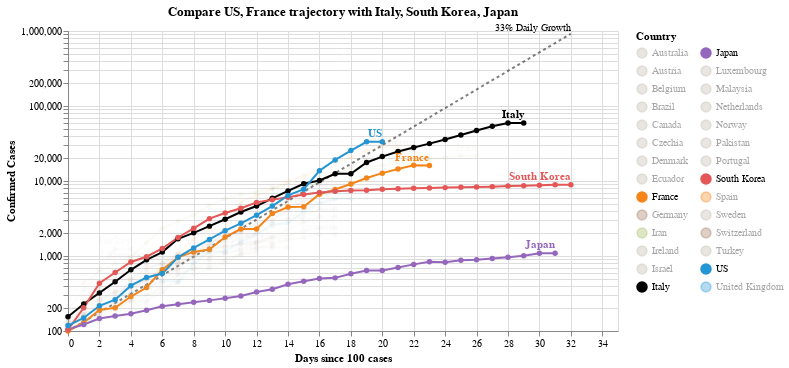

The code cell stored with this chart in its notebook:
### Markdown cell above
{{LAST_DATE}}

### Code cell
#hide_input
chart3 = make_since_chart(['US', 'France'])
chart3

### Figure 1 — Vega-Lite specification as saved in the notebook (floating-point values rounded to 4 significant figures; data arrays with more than 128 entries replaced by an {"elided": "..."} marker saying what was removed)
{"config": {"view": {"continuousWidth": 400, "continuousHeight": 300}}, "layer": [{"mark": {"type": "line", "color": "black", "opacity": 0.5, "strokeDash": [3, 3]}, "encoding": {"x": {"type": "quantitative", "field": "Days since 100 cases"}, "y": {"type": "quantitative", "field": "Confirmed Cases"}}}, {"mark": {"type": "text", "align": "right", "dy": -6, "fontSize": 10, "text": "33% Daily Growth"}, "encoding": {"x": {"type": "quantitative", "field": "Days since 100 cases"}, "y": {"type": "quantitative", "field": "Confirmed Cases"}}, "transform": [{"filter": "(datum['Days since 100 cases'] >= 32)"}]}, {"data": {"name": "data-47cc14455777ccdd1238d240453605d3"}, "mark": {"type": "line", "point": true}, "encoding": {"color": {"type": "nominal", "field": "Country", "legend": {"columns": 2}, "scale": {"domain": ["Australia", "Austria", "Belgium", "Brazil", "Canada", "Czechia", "Denmark", "Ecuador", "France", "Germany", "Iran", "Ireland", "Israel", "Italy", "Japan", "Luxembourg", "Malaysia", "Netherlands", "Norway", "Pakistan", "Portugal", "South Korea", "Spain", "Sweden", "Switzerland", "Turkey", "US", "United Kingdom"], "range": ["#C1B7AD", "#C1B7AD", "#C1B7AD", "#C1B7AD", "#C1B7AD", "#C1B7AD", "#C1B7AD", "#C1B7AD", "#F58518", "#9D755D", "#A1BA59", "#C1B7AD", "#C1B7AD", "black", "#9467bd", "#C1B7AD", "#C1B7AD", "#C1B7AD", "#C1B7AD", "#C1B7AD", "#C1B7AD", "#E45756", "#F58518", "#C1B7AD", "#9D755D", "#C1B7AD", "#2495D3", "#2495D3"]}}, "opacity": {"condition": {"value": 1, "selection": "selector003"}, "value": 0.05}, "tooltip": [{"type": "nominal", "field": "Country"}, {"type": "temporal", "field": "Date"}, {"type": "quantitative", "field": "Confirmed Cases"}, {"type": "quantitative", "field": "Days since 100 cases"}], "x": {"type": "quantitative", "field": "Days since 100 cases"}, "y": {"type": "quantitative", "field": "Confirmed Cases", "scale": {"type": "log"}}}, "selection": {"selector003": {"type": "multi", "fields": ["Country"], "bind": "legend", "init": [{"Country": "US"}, {"Country": "France"}, {"Country": "Italy"}, {"Country": "South Korea"}, {"Country": "Japan"}]}}, "width": 550}, {"data": {"name": "data-47cc14455777ccdd1238d240453605d3"}, "mark": {"type": "text", "align": "right", "dy": -8, "fontWeight": "bold"}, "encoding": {"color": {"type": "nominal", "field": "Country", "legend": {"columns": 2}, "scale": {"domain": ["Australia", "Austria", "Belgium", "Brazil", "Canada", "Czechia", "Denmark", "Ecuador", "France", "Germany", "Iran", "Ireland", "Israel", "Italy", "Japan", "Luxembourg", "Malaysia", "Netherlands", "Norway", "Pakistan", "Portugal", "South Korea", "Spain", "Sweden", "Switzerland", "Turkey", "US", "United Kingdom"], "range": ["#C1B7AD", "#C1B7AD", "#C1B7AD", "#C1B7AD", "#C1B7AD", "#C1B7AD", "#C1B7AD", "#C1B7AD", "#F58518", "#9D755D", "#A1BA59", "#C1B7AD", "#C1B7AD", "black", "#9467bd", "#C1B7AD", "#C1B7AD", "#C1B7AD", "#C1B7AD", "#C1B7AD", "#C1B7AD", "#E45756", "#F58518", "#C1B7AD", "#9D755D", "#C1B7AD", "#2495D3", "#2495D3"]}}, "opacity": {"condition": {"value": 1, "selection": "selector003"}, "value": 0.05}, "text": {"type": "nominal", "field": "Country"}, "tooltip": [{"type": "nominal", "field": "Country"}, {"type": "temporal", "field": "Date"}, {"type": "quantitative", "field": "Confirmed Cases"}, {"type": "quantitative", "field": "Days since 100 cases"}], "x": {"type": "quantitative", "field": "Days since 100 cases"}, "y": {"type": "quantitative", "field": "Confirmed Cases", "scale": {"type": "log"}}}, "transform": [{"filter": "(datum['Date'] >= 1584921600000)"}], "width": 550}], "data": {"name": "data-63b6235af8d9f3b4310b3dfc5ee2914a"}, "title": "Compare US, France trajectory with Italy, South Korea, Japan", "$schema": "https://vega.github.io/schema/vega-lite/v4.0.2.json", "datasets": {"data-63b6235af8d9f3b4310b3dfc5ee2914a": [{"Days since 100 cases": 0, "Confirmed Cases": 100.0}, {"Days since 100 cases": 1, "Confirmed Cases": 133.0}, {"Days since 100 cases": 2, "Confirmed Cases": 176.9}, {"Days since 100 cases": 3, "Confirmed Cases": 235.3}, {"Days since 100 cases": 4, "Confirmed Cases": 312.9}, {"Days since 100 cases": 5, "Confirmed Cases": 416.2}, {"Days since 100 cases": 6, "Confirmed Cases": 553.5}, {"Days since 100 cases": 7, "Confirmed Cases": 736.1}, {"Days since 100 cases": 8, "Confirmed Cases": 979.1}, {"Days since 100 cases": 9, "Confirmed Cases": 1302.0}, {"Days since 100 cases": 10, "Confirmed Cases": 1732.0}, {"Days since 100 cases": 11, "Confirmed Cases": 2303.0}, {"Days since 100 cases": 12, "Confirmed Cases": 3064.0}, {"Days since 100 cases": 13, "Confirmed Cases": 4074.0}, {"Days since 100 cases": 14, "Confirmed Cases": 5419.0}, {"Days since 100 cases": 15, "Confirmed Cases": 7207.0}, {"Days since 100 cases": 16, "Confirmed Cases": 9586.0}, {"Days since 100 cases": 17, "Confirmed Cases": 12750.0}, {"Days since 100 cases": 18, "Confirmed Cases": 16960.0}, {"Days since 100 cases": 19, "Confirmed Cases": 22550.0}, {"Days since 100 cases": 20, "Confirmed Cases": 29990.0}, {"Days since 100 cases": 21, "Confirmed Cases": 39890.0}, {"Days since 100 cases": 22, "Confirmed Cases": 53060.0}, {"Days since 100 cases": 23, "Confirmed Cases": 70560.0}, {"Days since 100 cases": 24, "Confirmed Cases": 93850.0}, {"Days since 100 cases": 25, "Confirmed Cases": 124800.0}, {"Days since 100 cases": 26, "Confirmed Cases": 166000.0}, {"Days since 100 cases": 27, "Confirmed Cases": 220800.0}, {"Days since 100 cases": 28, "Confirmed Cases": 293700.0}, {"Days since 100 cases": 29, "Confirmed Cases": 390600.0}, {"Days since 100 cases": 30, "Confirmed Cases": 519500.0}, {"Days since 100 cases": 31, "Confirmed Cases": 690900.0}, {"Days since 100 cases": 32, "Confirmed Cases": 918900.0}], "data-47cc14455777ccdd1238d240453605d3": {"elided": "476 records"}}}
